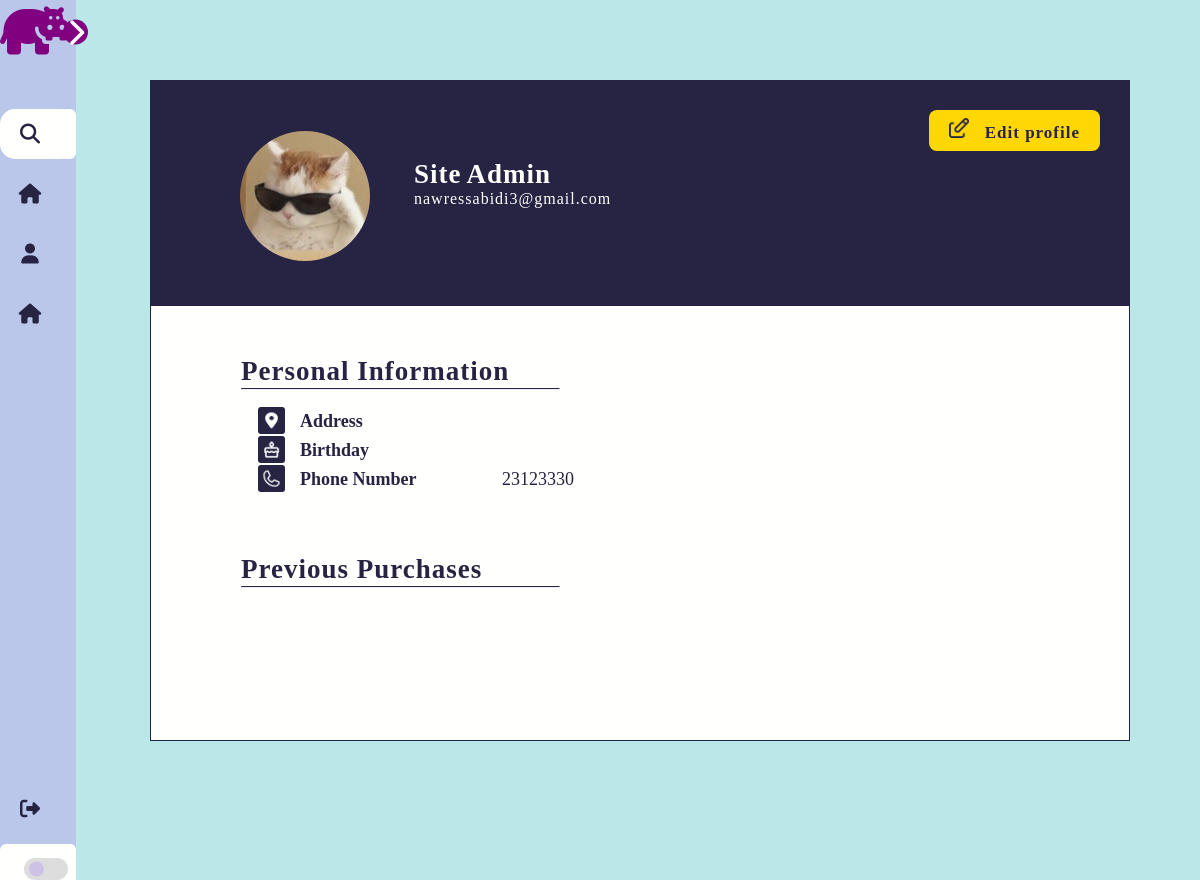
Screenshot of /pages_user/profile.php (signed in) with the database file from the repository.
### tables this page shows
CREATE TABLE IF NOT EXISTS `users` (
  `ID_U` int(11) NOT NULL AUTO_INCREMENT,
  `FIRSTNAME_U` varchar(50) NOT NULL,
  `LASTNAME_U` varchar(50) NOT NULL,
  `TEL_U` int(8) NOT NULL,
  `EMAIL_U` varchar(100) NOT NULL,
  `PASS_U` varchar(100) NOT NULL,
  `BIRTHDAY` date DEFAULT NULL,
  `ADDRESS` varchar(100) DEFAULT NULL,
  `PFP_U` varchar(200) DEFAULT 'Uploads/Blank profile picture.png',
  `USER_TYPE` varchar(250) DEFAULT NULL,
  `Status` varchar(250) DEFAULT NULL,
  PRIMARY KEY (`ID_U`)
);

### pages_user/profile.php (the view, shortened to what this page needs)
<?php
include('../db.php');
$user_id = $_SESSION['user_id'];
$user_query = "SELECT * FROM users WHERE ID_U = ?";
$stmt = $pdo->prepare($user_query);
$stmt->execute([$user_id]);
$user_data = $stmt->fetch();
$user_type = $user_data['USER_TYPE'];
if ($user_type == 'organizer') {
    $events_query = "SELECT * FROM event WHERE ID_ORG = ?";
    $stmt = $pdo->prepare($events_query);
    $stmt->execute([$user_id]);
} else {
    $events_query = "
    SELECT event.*, users.FIRSTNAME_U, users.LASTNAME_U, users.TEL_U, users.ADDRESS, bookings.NB_TICKETS, bookings.PAY_METHOD, bookings.TOTAL_PRICE
    FROM bookings
    JOIN event ON bookings.ID_EV = event.ID_EV
    JOIN users ON bookings.ID_U = users.ID_U
    WHERE bookings.ID_U = ?
    ";
    $stmt = $pdo->prepare($events_query);
    $stmt->execute([$user_id]);
}
$events_result = $stmt->fetchAll();
?>
<!DOCTYPE html>
<html lang="en">
<head>
    <link rel="stylesheet" href="https://cdnjs.cloudflare.com/ajax/libs/font-awesome/6.5.1/css/all.min.css">
    <link rel="stylesheet" href="../styles/styles-profile2.css">
</head>
<body>
    <nav class="sidebar close">
            <header>
                <div class="image-text">
                    <span class="image">
                        <a href="../pages_user/home.php"><i class="fa-solid fa-hippo"></i></a>
                    </span>
                </div>
                <i class="fa-solid fa-chevron-right toggle"></i>
            </header>
            <div class="menu-bar">
                <div class="menu">
                    <li class="search-box">
                        <a href="#">
                            <i class="fa-solid fa-magnifying-glass icon"></i>
                            <input type="text" placeholder="    Search...">
                    </a>
                    </li>
                    <ul class="menu-links">
                        <li class="nav-link">
                            <a href="../pages_user/home.php"><i class="fa-solid fa-house icon"></i>
                        </a>
                        </li>
                        <li class="nav-link">
                            <a href="../pages_user/profile.php"><i class="fa-solid fa-user icon"></i>
                        </a>
                        </li>
                        <li class="nav-link">
                            <a href="../pages_organiser/eventlist.php"><i class="fa-solid fa-house icon"></i>
                        </a>
                        </li>
                    </ul>
                </div>
                <div class="bottom-content">
                    <li class="">
                        <a href="../pages_website_connexion/Signin.php"><i class="fa-solid fa-right-from-bracket icon"></i>
                    </a>
                    </li>
                    <li class="mode">
                        <div class="moon-sun">
                        </div>
                          <div class="toggle-switch">
                            <span class="switch"></span>
                          </div>
                    </li>
                </div>
            </div>
    </nav>
    <div class="top">
        <button class="btn" id="editBtn">
            <img src="../Media/Icon Edit.png">
            Edit profile
        </button>
        <img id="profilePic" class="profile-pic" src="../Media/coolcat.jpg" src="<?php echo 'uploads/' . htmlspecialchars($user_data['PFP_U']); ?>" alt="Profile picture">
        <div class="main-info">
            <br>
            <h2 id="userName"><?php echo htmlspecialchars($user_data['FIRSTNAME_U']); ?></h2>
            <h2 id="userSurname"><?php echo htmlspecialchars($user_data['LASTNAME_U']); ?></h2>
            <p id="userEmail"><?php echo htmlspecialchars($user_data['EMAIL_U']); ?></p>
        </div>
    </div>
    <div class="main">
    <h2>Personal Information</h2><br>
    <hr>
    <table class="info">
    <tr>
            <td width="40px"><img class="icon" src="../Media/Icon Address.png"></td>
            <td width="200px"><h4>Address</h4></td>
            <td id="userAddress"><?php echo htmlspecialchars($user_data['ADDRESS']); ?></td>
        </tr>
        <tr>
            <td><img class="icon" src="../Media/Icon Birthday.png"></td>
            <td><h4>Birthday</h4></td>
            <td id="userBirthday"><?php echo htmlspecialchars($user_data['BIRTHDAY']); ?></td>
        </tr>
        <tr>
            <td><img class="icon" src="../Media/Icon Phone.png"></td>
            <td><h4>Phone Number</h4></td>
            <td id="userPhone"><?php echo htmlspecialchars($user_data['TEL_U']); ?></td>
        </tr>
    </table>
    <?php if ($user_type == 'organizer'): ?>
            <h2>Previous Events</h2><br>
            <div class="prev-purch">
                <?php foreach ($events_result as $event): ?>
                    <div class="purch-card">
                        <img src="../<?php echo htmlspecialchars($event['BANNER']); ?>" alt="Event banner">
                        <p><?php echo htmlspecialchars($event['NAME_EV']); ?></p>
                        <p><?php echo htmlspecialchars($event['DATE_EV']); ?></p>
                        <p><b>Total: <?php echo htmlspecialchars($event['PRICE']); ?> $</b></p>
                        <div class="prev-purch-btns">
                            <button class="invoice-btn">VIEW DETAILS</button>
                        </div>
                    </div>
                <?php endforeach; ?>
            </div>
        <?php else: ?>
            <h2>Previous Purchases</h2><br>
            <hr>
        <?php endif; ?>
        <br><br><br><br>
    </body>
</html>

### styles/styles-profile2.css (style rules this page uses)
* { font-family: 'Poppins', sans-serif; margin: 0; padding: 0; box-sizing: border-box; }
:root { --body-color:#fffffe; --sidebar-color: #bae8; --primary-color: #fffffe; --primary-color-light: #e3fef5; --toggle-color: #DDD; --text-color: #272343; --tran-02: all 0.2s ease; --tran-03: all 0.3s ease; --tran-04: all 0.4s ease; --tran-05: all 0.5s ease; }
.sidebar .menu { margin-top: 35px; }
.sidebar .image { font-size: 2em; margin-right: 10px; align-items: center; justify-content: center; }
.sidebar .image i { color: purple; }
.sidebar { position: fixed; top:0; left: 0; height: 100%; width: 250px; padding: 10px , 14px; background: var(--sidebar-color); transition: var(--tran-05); z-index: 100 ; }
.sidebar header .image-text { display: flex; align-items: center; }
.sidebar header .toggle { position: absolute; top:50%; right: -12px; transform: translateY(-50%) rotate(180deg); height: 25px; width: 25px; background: purple ; display: flex; align-items: center; justify-content: center; border-radius: 50%; color: #fffffe ; transition: var(--tran-03); }
.sidebar header { position: relative; }
.sidebar.close header .toggle { transform: translateY(-50%); }
.sidebar li { height:50px; margin-top: 10px; list-style: none; display:flex; align-items: center; font-size: 13px; font-weight: 600; }
.sidebar li .icon { font-size: 20px; min-width: 60px; display:flex; align-items: center; justify-content: center ; }
.sidebar li .icon, .sidebar li .text { color: var(--text-color); transition: var(--tran-02); }
.sidebar li a { height: 100%; width:100%; display:flex; align-items: center; text-decoration: none; border-radius: 6px; transition: var(--tran-04); }
.sidebar .search-box { background: #fffffe; border-radius: 15px; transition: var(--tran-05); }
.search-box input { height: 100%; width: 100%; outline:none; border: none; border-radius: 6px ; font-size: 16px; font-weight: 500; background: #fffffe; transition: var(--tran-05); }
.sidebar .menu-bar { height: calc(100% - 50px); display: flex; flex-direction: column; justify-content: space-between; }
.menu-bar .mode { position: relative; border-radius: 6px; background-color: var(--primary-color) ; }
.menu-bar .mode .moon-sun { height: 50px; width: 60px; display:flex; align-items: center; }
.menu-bar .mode .toggle-switch { position:absolute; right:0; display:flex; align-items:center; justify-content: center; height: 100%; min-width: 60px; cursor: pointer; background: var(--primary-color); border-radius: 6px; font-size: 16px; font-weight: 500; background: var(--primary-color); transition: var(--tran-05); }
.toggle-switch .switch { position: relative; height: 22px; width:44px; border-radius: 25px; background: var(--toggle-color); }
.switch::before { height: 15px; width: 15px; background: var(--sidebar-color) ; content: ''; position: absolute; border-radius: 50%; top: 50%; left: 5px; transform: translateY(-50%); background: var(--sidebar-color); transition: var(--tran-03); }
.sidebar.close { width: 76px; }
.btn { padding: 8px 15px; margin-right: 10px; border: none; background-color: #ffd803; color: #272343; cursor: pointer; border-radius: 6px; font-weight: bold; }
* { font-family: "Outfit"; }
body { background-color: #bae8e8; font-family: "Outfit"; margin:0; padding:0; color: #272343; height: 100vh; transition: var(--tran-05); }
.top { background-color: #272343; margin: 80px 70px 0px 150px; padding: 30px 30px 40px 90px; }
.top .profile-pic { height: 130px; width: 130px; object-fit:cover; border-radius: 50%; }
.top .main-info { display: inline-block; color: #fffffe; margin-left: 40px; padding-top: 10px; vertical-align:top; letter-spacing: 1px; }
.main-info h2 { display: inline; }
.top button { margin-right: 0; margin-left: auto; margin-bottom: -20px; display: block; font-size: 17px; padding: 8px 20px 8px 20px; text-decoration: none; }
.btn { background-color: #ffd803; font-weight: 700; letter-spacing: 1px; border-radius: 8px; color: #272343; border: none; vertical-align: top; }
.btn img { margin-right: 10px; width: 20px; }
.main { background-color: #fffffe; margin: 0px 70px 90px 150px; padding: 50px 90px; border: #272343 solid 1px; }
.icon { width: 27px; }
h2 { font-size: 27px; letter-spacing: 1px; }
hr { width: 40%; margin: -17px auto 15px 0; border-top: 1.5px solid #272343; }
.info { margin: 0 0 60px 15px; }
.info tr { height: 10px; line-height: 2px; font-size: 18px; }
.info h4 { font-weight: 600; }
.close { color: #6f6f6f; float: right; font-size: 28px; font-weight: bold; margin-right: 10px; }

### rows the page displays
users: FIRSTNAME_U "Site", LASTNAME_U "Admin", EMAIL_U "nawressabidi3@gmail.com", TEL_U "23123330"
